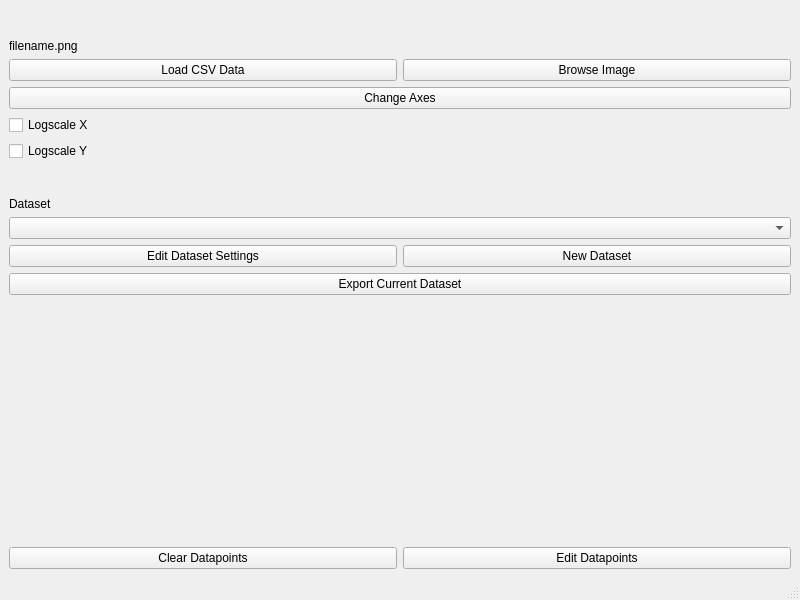
<?xml version="1.0" encoding="UTF-8"?>
<ui version="4.0">
 <class>MainWindow</class>
 <widget class="QMainWindow" name="MainWindow">
  <property name="geometry">
   <rect>
    <x>0</x>
    <y>0</y>
    <width>800</width>
    <height>600</height>
   </rect>
  </property>
  <property name="windowTitle">
   <string>MainWindow</string>
  </property>
  <widget class="QWidget" name="centralwidget">
   <layout class="QGridLayout" name="gridLayout_2">
    <item row="0" column="0">
     <layout class="QHBoxLayout" name="horizontalLayout">
      <item>
       <layout class="QVBoxLayout" name="verticalLayout_2">
        <item>
         <spacer name="verticalSpacer_3">
          <property name="orientation">
           <enum>Qt::Vertical</enum>
          </property>
          <property name="sizeType">
           <enum>QSizePolicy::Preferred</enum>
          </property>
          <property name="sizeHint" stdset="0">
           <size>
            <width>20</width>
            <height>30</height>
           </size>
          </property>
         </spacer>
        </item>
        <item>
         <widget class="QLabel" name="filenamelabel">
          <property name="maximumSize">
           <size>
            <width>16777215</width>
            <height>30</height>
           </size>
          </property>
          <property name="text">
           <string>filename.png</string>
          </property>
         </widget>
        </item>
        <item>
         <layout class="QHBoxLayout" name="horizontalLayout_3">
          <item>
           <widget class="QPushButton" name="loadcsv_button">
            <property name="text">
             <string>Load CSV Data</string>
            </property>
           </widget>
          </item>
          <item>
           <widget class="QPushButton" name="brows_button">
            <property name="text">
             <string>Browse Image</string>
            </property>
           </widget>
          </item>
         </layout>
        </item>
        <item>
         <widget class="QPushButton" name="changeaxbutton">
          <property name="text">
           <string>Change Axes</string>
          </property>
         </widget>
        </item>
        <item>
         <widget class="QCheckBox" name="logxcheck">
          <property name="text">
           <string>Logscale X</string>
          </property>
         </widget>
        </item>
        <item>
         <widget class="QCheckBox" name="logycheck">
          <property name="text">
           <string>Logscale Y</string>
          </property>
         </widget>
        </item>
        <item>
         <spacer name="verticalSpacer_2">
          <property name="orientation">
           <enum>Qt::Vertical</enum>
          </property>
          <property name="sizeType">
           <enum>QSizePolicy::Preferred</enum>
          </property>
          <property name="sizeHint" stdset="0">
           <size>
            <width>20</width>
            <height>30</height>
           </size>
          </property>
         </spacer>
        </item>
        <item>
         <widget class="QLabel" name="label_2">
          <property name="maximumSize">
           <size>
            <width>16777215</width>
            <height>30</height>
           </size>
          </property>
          <property name="text">
           <string>Dataset</string>
          </property>
         </widget>
        </item>
        <item>
         <widget class="QComboBox" name="dataset_combo"/>
        </item>
        <item>
         <layout class="QHBoxLayout" name="horizontalLayout_2">
          <item>
           <widget class="QPushButton" name="editdatasetbutton">
            <property name="text">
             <string>Edit Dataset Settings</string>
            </property>
           </widget>
          </item>
          <item>
           <widget class="QPushButton" name="newdatasetbutton">
            <property name="text">
             <string>New Dataset</string>
            </property>
           </widget>
          </item>
         </layout>
        </item>
        <item>
         <widget class="QPushButton" name="exportdatabutton">
          <property name="text">
           <string>Export Current Dataset</string>
          </property>
         </widget>
        </item>
        <item>
         <spacer name="verticalSpacer">
          <property name="orientation">
           <enum>Qt::Vertical</enum>
          </property>
          <property name="sizeHint" stdset="0">
           <size>
            <width>20</width>
            <height>40</height>
           </size>
          </property>
         </spacer>
        </item>
        <item>
         <layout class="QGridLayout" name="gridLayout">
          <item row="0" column="0">
           <widget class="QPushButton" name="cleardata_button">
            <property name="text">
             <string>Clear Datapoints</string>
            </property>
           </widget>
          </item>
          <item row="0" column="1">
           <widget class="QPushButton" name="editdata_button">
            <property name="text">
             <string>Edit Datapoints</string>
            </property>
           </widget>
          </item>
         </layout>
        </item>
       </layout>
      </item>
      <item>
       <layout class="QVBoxLayout" name="plotspace"/>
      </item>
     </layout>
    </item>
   </layout>
  </widget>
  <widget class="QMenuBar" name="menubar">
   <property name="geometry">
    <rect>
     <x>0</x>
     <y>0</y>
     <width>800</width>
     <height>24</height>
    </rect>
   </property>
  </widget>
  <widget class="QStatusBar" name="statusbar"/>
 </widget>
 <resources/>
 <connections/>
</ui>
